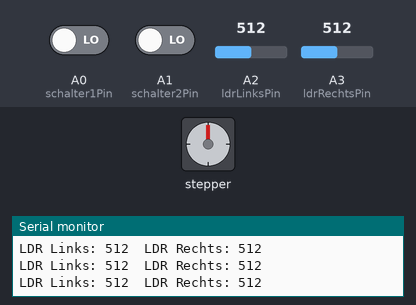
Recording of a sketch running on a simulated Arduino Uno, built with avr-gcc and run on an emulated ATmega328P. On the bench: stepper motor, the last lines printed to the serial monitor. Wiring (inferred from the names in the program): stepper motor (2048 steps per turn assumed): coils pin 8, pin 9, pin 10, pin 11. The inputs (shaded band) are chosen by the test bench; at power-on: A3 (ldrRechtsPin) = 512, A2 (ldrLinksPin) = 512, A0 (schalter1Pin) LOW, A1 (schalter2Pin) LOW.

Above: at 1.2 s.
1.3 s: A3 (ldrRechtsPin) set to 536
At 1.99 s:
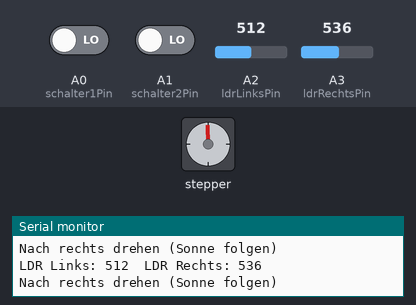
4.3 s: A2 (ldrLinksPin) set to 535
At 5.2 s:
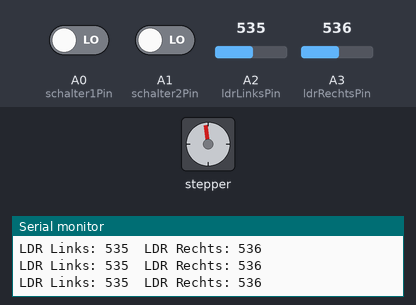
7.3 s: A2 (ldrLinksPin) set to 559
At 7.73 s:
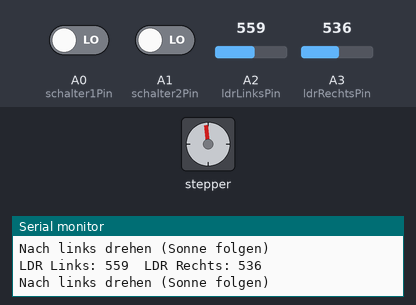
10.3 s: A0 (schalter1Pin) driven HIGH
13.3 s: A1 (schalter2Pin) driven HIGH
16.3 s: A3 (ldrRechtsPin) set to 111
19.3 s: A3 (ldrRechtsPin) set to 92
At 33.4 s:
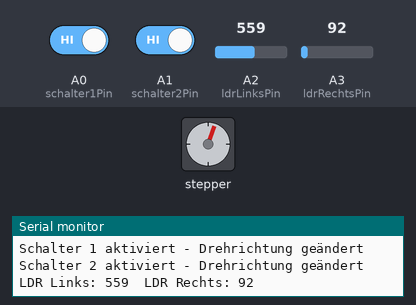
Timing chart, 0 to 35.0 s (numbered marks = the images above; inputs shaded):
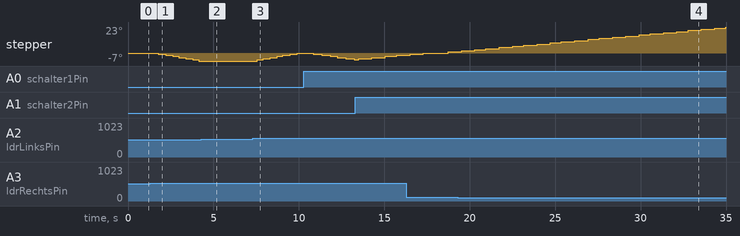

Measured:
- the behaviour switches between 100 and 99 on A3 (ldrRechtsPin) (found by bisection; images 3 and 4)
- after the input at 4.3 s, stepper: stays -7° (without the input it goes to -8° after 0.27 s)

The sketch:

motorbewegung_lichtsensor_serialMonitor.ino
```cpp
#define STEPPER_PIN_1 8
#define STEPPER_PIN_2 9
#define STEPPER_PIN_3 10
#define STEPPER_PIN_4 11

int schalter1Pin = A0; // Schalter 1 auf der rechten Seite
int schalter2Pin = A1; // Schalter 2 auf der linken Seite

int ldrLinksPin = A2; // Fotowiderstand auf der linken Seite (2)
int ldrRechtsPin = A3; // Fotowiderstand auf der rechten Seite (1)

int step_number = 0;

bool motorDirection = true; // true für im Uhrzeigersinn, false für gegen den Uhrzeigersinn

void setup() {
  pinMode(STEPPER_PIN_1, OUTPUT);
  pinMode(STEPPER_PIN_2, OUTPUT);
  pinMode(STEPPER_PIN_3, OUTPUT);
  pinMode(STEPPER_PIN_4, OUTPUT);

  pinMode(schalter1Pin, INPUT);
  pinMode(schalter2Pin, INPUT);

  pinMode(ldrLinksPin, INPUT);
  pinMode(ldrRechtsPin, INPUT);

  Serial.begin(9600); // Starte die serielle Kommunikation mit einer Baudrate von 9600
}

void loop() {
  int ldrLinksWert = analogRead(ldrLinksPin); // Lese den Wert des linken Fotowiderstands
  int ldrRechtsWert = analogRead(ldrRechtsPin); // Lese den Wert des rechten Fotowiderstands

  Serial.print("LDR Links: ");
  Serial.print(ldrLinksWert);
  Serial.print("\tLDR Rechts: ");
  Serial.println(ldrRechtsWert);

  if (digitalRead(schalter1Pin) == HIGH || digitalRead(schalter2Pin) == HIGH) {
    delay(50); // Entprellen

    if (digitalRead(schalter1Pin) == HIGH) {
      motorDirection = false; // Wechsle die Richtung
      Serial.println("Schalter 1 aktiviert - Drehrichtung geändert");
    }

    if (digitalRead(schalter2Pin) == HIGH) {
      motorDirection = true; // Wechsle die Richtung
      Serial.println("Schalter 2 aktiviert - Drehrichtung geändert");
    }

    OneStep(motorDirection); // Mache einen Schritt in die neue Richtung
    delay(2); // Kurze Pause zwischen den Schritten
  } else if (ldrLinksWert > ldrRechtsWert + 10) { // Wenn links heller als rechts ist (+10 als Toleranz)
    motorDirection = true; // Bewege nach links
    OneStep(motorDirection);
    delay(2);
    Serial.println("Nach links drehen (Sonne folgen)");
  } else if (ldrRechtsWert > ldrLinksWert + 10) { // Wenn rechts heller als links ist (+10 als Toleranz)
    motorDirection = false; // Bewege nach rechts
    OneStep(motorDirection);
    delay(2);
    Serial.println("Nach rechts drehen (Sonne folgen)");
  }
}

void OneStep(bool dir){
    if(dir){
switch(step_number){
  case 0:
  digitalWrite(STEPPER_PIN_1, HIGH);
  digitalWrite(STEPPER_PIN_2, LOW);
  digitalWrite(STEPPER_PIN_3, LOW);
  digitalWrite(STEPPER_PIN_4, LOW);
  break;
  case 1:
  digitalWrite(STEPPER_PIN_1, LOW);
  digitalWrite(STEPPER_PIN_2, HIGH);
  digitalWrite(STEPPER_PIN_3, LOW);
  digitalWrite(STEPPER_PIN_4, LOW);
  break;
  case 2:
  digitalWrite(STEPPER_PIN_1, LOW);
  digitalWrite(STEPPER_PIN_2, LOW);
  digitalWrite(STEPPER_PIN_3, HIGH);
  digitalWrite(STEPPER_PIN_4, LOW);
  break;
  case 3:
  digitalWrite(STEPPER_PIN_1, LOW);
  digitalWrite(STEPPER_PIN_2, LOW);
  digitalWrite(STEPPER_PIN_3, LOW);
  digitalWrite(STEPPER_PIN_4, HIGH);
  break;
}
  }else{
    switch(step_number){
  case 0:
  digitalWrite(STEPPER_PIN_1, LOW);
  digitalWrite(STEPPER_PIN_2, LOW);
  digitalWrite(STEPPER_PIN_3, LOW);
  digitalWrite(STEPPER_PIN_4, HIGH);
  break;
  case 1:
  digitalWrite(STEPPER_PIN_1, LOW);
  digitalWrite(STEPPER_PIN_2, LOW);
  digitalWrite(STEPPER_PIN_3, HIGH);
  digitalWrite(STEPPER_PIN_4, LOW);
  break;
  case 2:
  digitalWrite(STEPPER_PIN_1, LOW);
  digitalWrite(STEPPER_PIN_2, HIGH);
  digitalWrite(STEPPER_PIN_3, LOW);
  digitalWrite(STEPPER_PIN_4, LOW);
  break;
  case 3:
  digitalWrite(STEPPER_PIN_1, HIGH);
  digitalWrite(STEPPER_PIN_2, LOW);
  digitalWrite(STEPPER_PIN_3, LOW);
  digitalWrite(STEPPER_PIN_4, LOW);


}
  }
step_number++;
  if(step_number > 3){
    step_number = 0;
  }
}
```
